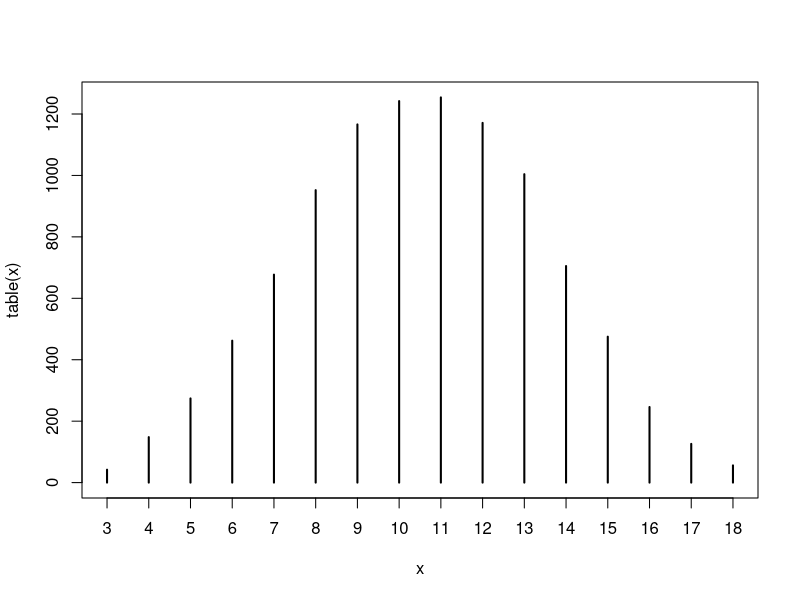
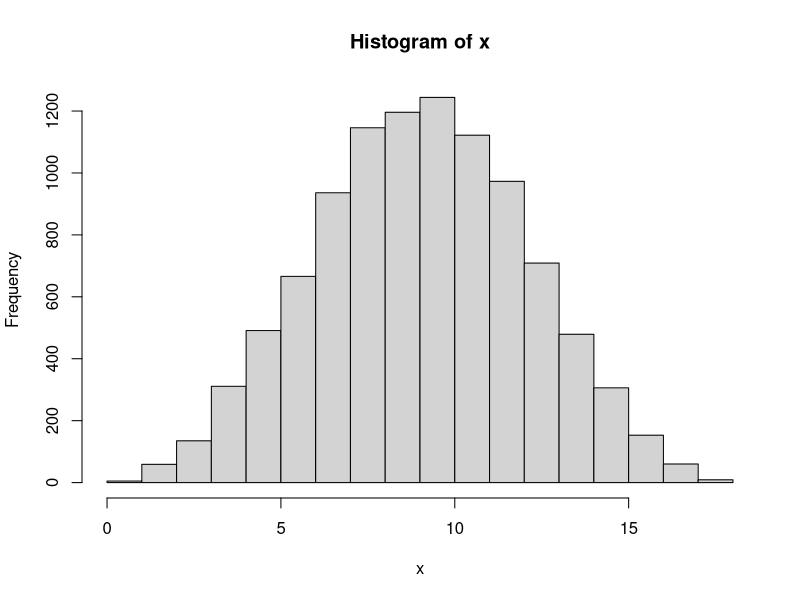

Generate these figures, in order, with R:
x = rep(NA, 10000)
wid = 3
for (i in 1:length(x)){
  x[i] = sum(sample(1:6, wid, replace = TRUE))
}
plot(table(x), type='h')



x = rep(NA, 10000)
wid = 3
for (i in 1:length(x)){
  x[i] = sum(runif(wid, 0, 6))
}
hist(x)
